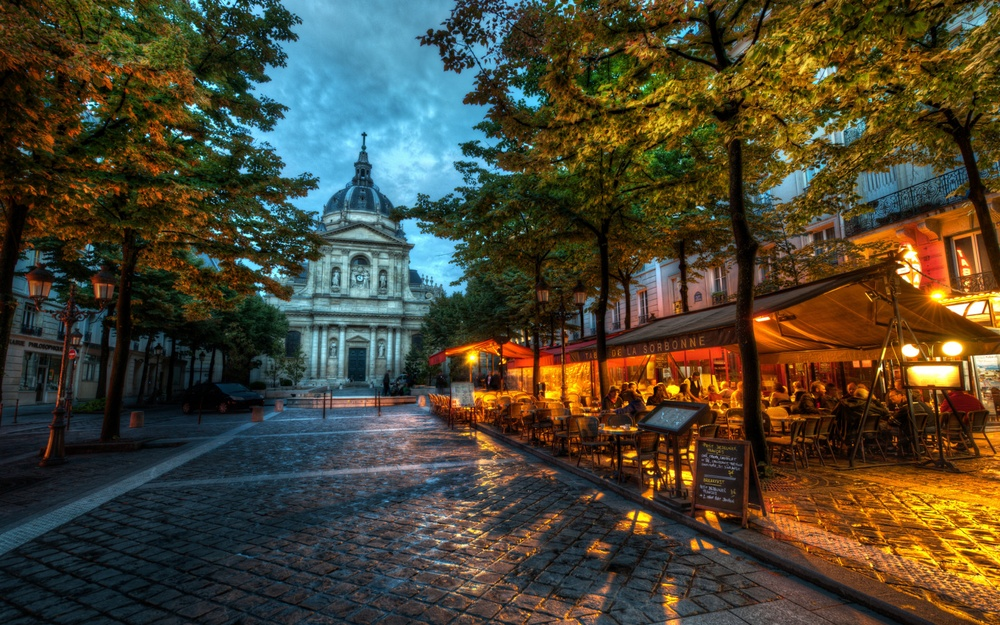
#> input picture France.jpg, 1000 x 625 px, shrunk from 1600 x 1000 before the run
$ python Image_Quantization_K-means.py   (older library calls are emulated)
#> lines starting #> are read from the running program, lines starting #| are printed output that depends on the picture
import numpy as np
import matplotlib.pyplot as plt
from sklearn.cluster import KMeans
from sklearn.utils import shuffle
import mahotas as mh

#Read and flatten the image
original_img = np.array(mh.imread('France.jpg'), dtype=np.float64)/255
original_dimensions = tuple(original_img.shape)
#> original_dimensions = (625, 1000, 3)
width, height, depth = tuple(original_img.shape)
#> width = 625; height = 1000; depth = 3
image_flattened = np.reshape(original_img, (width*height, depth))

#Use KMeans to create 64 clusters from a sample of 1000 randomly selected colors.
#Each of the clusters will be a color in the compressed palette.
image_array_sample = shuffle(image_flattened, random_state=0)[:1000]
#> image_array_sample = 1000 rows, first 8: [0.0471, 0.0275, 0.00392], [0.396, 0.2, 0.0941], [0.0824, 0.153, 0.192], [0.278, 0.235, 0.22], [0.184, 0.176, 0.22], [0.098, 0.176, 0.212], [0.698, 0.314, 0], [0.0353, 0.0667, 0.0784]
estimator = KMeans(n_clusters=64, random_state=0)
estimator.fit(image_array_sample)

#Predict the cluster assignment for each of the pixels of the original image
cluster_assignments = estimator.predict(image_flattened)

#Create the compressed image from the compressed palette and cluster assignments
compressed_palette = estimator.cluster_centers_
compressed_img = np.zeros((width, height, compressed_palette.shape[1]))
label_idx = 0
for i in range(width):
	for j in range(height):
		compressed_img[i][j] = compressed_palette[cluster_assignments[label_idx]]
		label_idx += 1
#> after the loop, label_idx = 625000
plt.subplot(122)
plt.title('Original Image')
plt.imshow(original_img)
plt.axis('off')
plt.subplot(121)
plt.title('Compressed Image')
plt.imshow(compressed_img)
plt.axis('off')
plt.show()
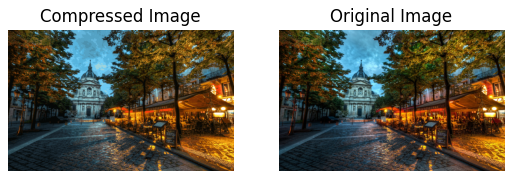
#> figure drawn by matplotlib, 2 panels
